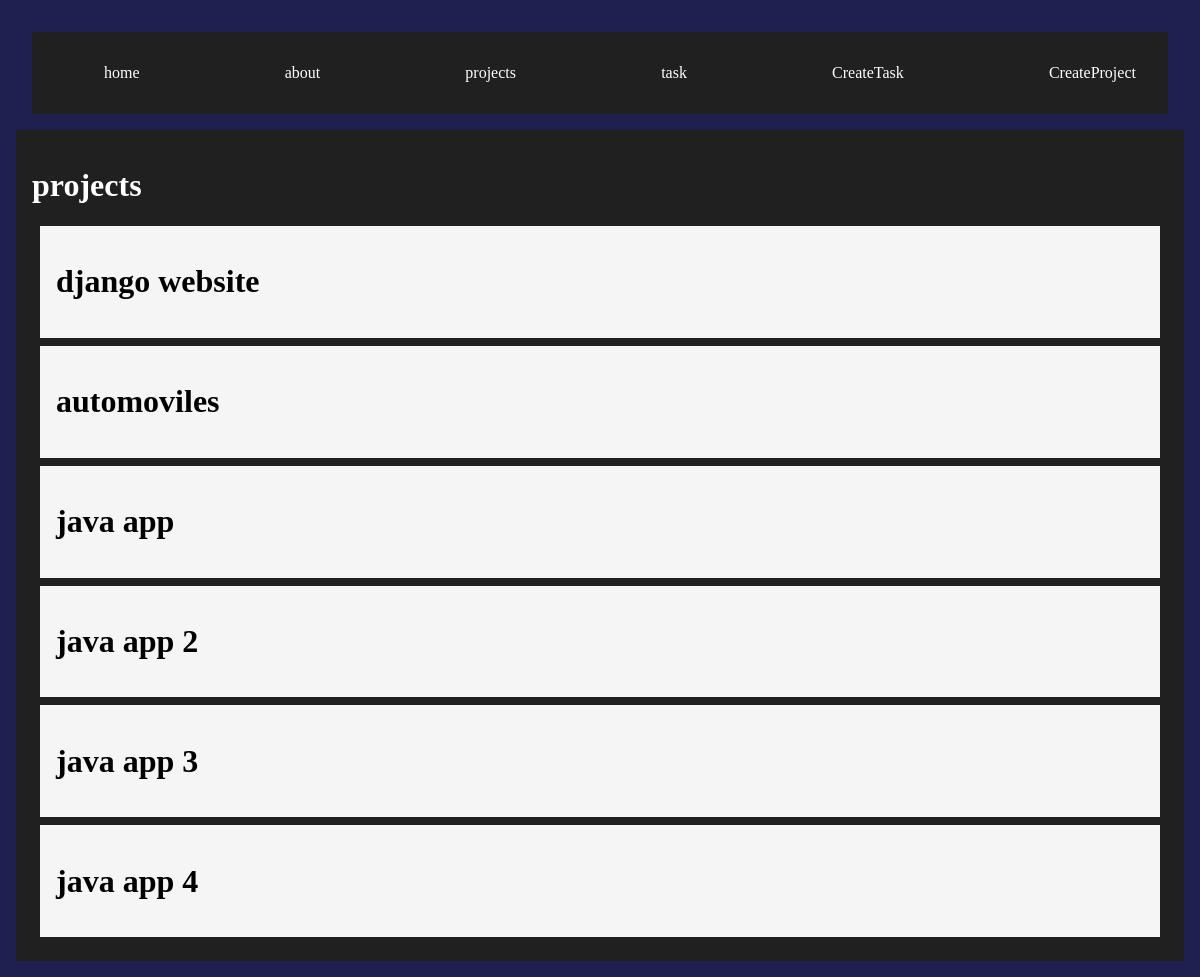
/projects/, run on the app's committed database.
### myApp/models.py (models this page shows)
class Projects(models.Model ):
    name = models.CharField(max_length=200)
    def __str__(self):
        return self.name

### myApp/views.py (the view)
def projects(request):
    projects = Projects.objects.all()
    return render(request, 'projects/projects.html', {
        "projects":projects
    })

### myApp/templates/projects/projects.html
{% extends 'layout/base.html' %}
{% block content %}
<h1>projects</h1>
{% for project in projects %}
    <div class="card">
        <a href="{% url 'projectDetail' project.id %}">
            <h1>{{project}}</h1>
        </a>
    </div>
{% endfor %}
{% endblock content %}

### myApp/static/styles/main.css (style rules this page uses)
body { background: #202050; color: white; padding: .5rem; }
.card { background: whitesmoke; padding: 1rem; margin: .5rem; color: black; }
.card a { text-decoration: none; color: black; }

### data on the page
Projects: name "django website"
Projects: name "automoviles"
Projects: name "java app"
Projects: name "java app 2"
Projects: name "java app 3"
Projects: name "java app 4"
